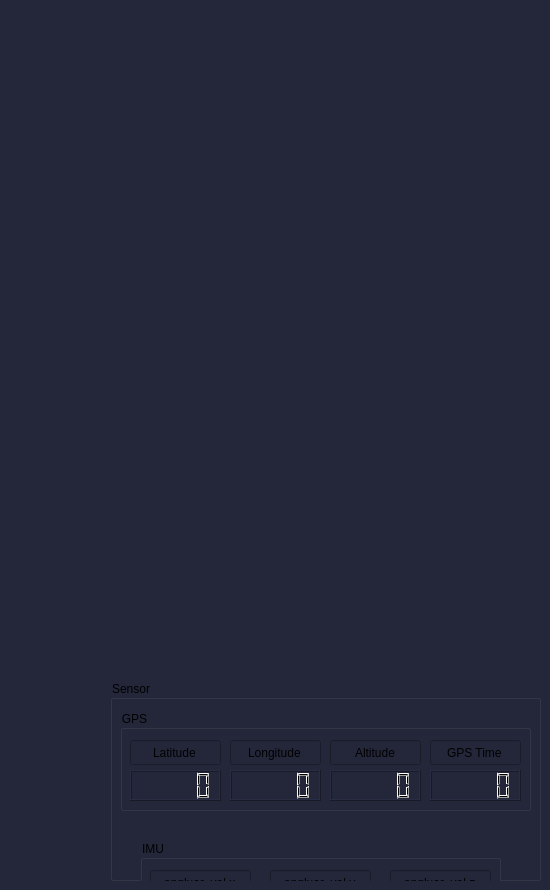
         <widget class="QWidget" name="sensor_tab">
          <property name="styleSheet">
           <string notr="true">background-color : rgb(36, 39, 58)</string>
          </property>
          <attribute name="icon">
           <iconset>
            <activeoff>:/gnb_sensor_off.png</activeoff>
            <activeon>:/gnb_sensor_on.png</activeon>
           </iconset>
          </attribute>
          <attribute name="title">
           <string notr="true"/>
          </attribute>
          <widget class="QGroupBox" name="sensor_groupbox">
           <property name="geometry">
            <rect>
             <x>110</x>
             <y>680</y>
             <width>431</width>
             <height>201</height>
            </rect>
           </property>
           <property name="title">
            <string>Sensor</string>
           </property>
           <widget class="QGroupBox" name="sensor_imu_groupbox">
            <property name="geometry">
             <rect>
              <x>30</x>
              <y>160</y>
              <width>361</width>
              <height>351</height>
             </rect>
            </property>
            <property name="title">
             <string>IMU</string>
            </property>
            <widget class="QLineEdit" name="sensor_imu_quaternion_x_text">
             <property name="geometry">
              <rect>
               <x>60</x>
               <y>190</y>
               <width>101</width>
               <height>25</height>
              </rect>
             </property>
             <property name="text">
              <string>Quaternion.x</string>
             </property>
             <property name="alignment">
              <set>Qt::AlignCenter</set>
             </property>
            </widget>
            <widget class="QLineEdit" name="sensor_imu_quaternion_z_text">
             <property name="geometry">
              <rect>
               <x>190</x>
               <y>190</y>
               <width>101</width>
               <height>25</height>
              </rect>
             </property>
             <property name="text">
              <string>Quaternion.z</string>
             </property>
             <property name="alignment">
              <set>Qt::AlignCenter</set>
             </property>
            </widget>
            <widget class="QLineEdit" name="sensor_imu_quaternion_w_text">
             <property name="geometry">
              <rect>
               <x>190</x>
               <y>270</y>
               <width>101</width>
               <height>25</height>
              </rect>
             </property>
             <property name="text">
              <string>Quaternion.w</string>
             </property>
             <property name="alignment">
              <set>Qt::AlignCenter</set>
             </property>
            </widget>
            <widget class="QLineEdit" name="sensor_imu_angular_vel_y_text">
             <property name="geometry">
              <rect>
               <x>130</x>
               <y>30</y>
               <width>101</width>
               <height>25</height>
              </rect>
             </property>
             <property name="text">
              <string>angluar_vel.y</string>
             </property>
             <property name="alignment">
              <set>Qt::AlignCenter</set>
             </property>
            </widget>
            <widget class="QLineEdit" name="sensor_imu_angular_vel_x_text">
             <property name="geometry">
              <rect>
               <x>10</x>
               <y>30</y>
               <width>101</width>
               <height>25</height>
              </rect>
             </property>
             <property name="text">
              <string>angluar_vel.x</string>
             </property>
             <property name="alignment">
              <set>Qt::AlignCenter</set>
             </property>
            </widget>
            <widget class="QLineEdit" name="sensor_imu_angular_vel_z_text">
             <property name="geometry">
              <rect>
               <x>250</x>
               <y>30</y>
               <width>101</width>
               <height>25</height>
              </rect>
             </property>
             <property name="text">
              <string>angluar_vel.z</string>
             </property>
             <property name="alignment">
              <set>Qt::AlignCenter</set>
             </property>
            </widget>
            <widget class="QLineEdit" name="sensor_imu_linear_accel_y_text">
             <property name="geometry">
              <rect>
               <x>130</x>
               <y>110</y>
               <width>101</width>
               <height>25</height>
              </rect>
             </property>
             <property name="text">
              <string>linear_accel.y</string>
             </property>
             <property name="alignment">
              <set>Qt::AlignCenter</set>
             </property>
            </widget>
            <widget class="QLineEdit" name="sensor_imu_linear_accel_z_text">
             <property name="geometry">
              <rect>
               <x>250</x>
               <y>110</y>
               <width>101</width>
               <height>25</height>
              </rect>
             </property>
             <property name="text">
              <string>linear_accel.z</string>
             </property>
             <property name="alignment">
              <set>Qt::AlignCenter</set>
             </property>
            </widget>
            <widget class="QLineEdit" name="sensor_imu_linear_accel_x_text">
             <property name="geometry">
              <rect>
               <x>10</x>
               <y>110</y>
               <width>101</width>
               <height>25</height>
              </rect>
             </property>
             <property name="text">
              <string>linear_accel.x</string>
             </property>
             <property name="alignment">
              <set>Qt::AlignCenter</set>
             </property>
            </widget>
            <widget class="QLineEdit" name="sensor_imu_quaternion_y_text">
             <property name="geometry">
              <rect>
               <x>60</x>
               <y>270</y>
               <width>101</width>
               <height>25</height>
              </rect>
             </property>
             <property name="text">
              <string>Quaternion.y</string>
             </property>
             <property name="alignment">
              <set>Qt::AlignCenter</set>
             </property>
            </widget>
            <widget class="QLCDNumber" name="sensor_imu_angular_vel_y_lcd">
             <property name="geometry">
              <rect>
               <x>130</x>
               <y>60</y>
               <width>101</width>
               <height>31</height>
              </rect>
             </property>
            </widget>
            <widget class="QLCDNumber" name="sensor_imu_angular_vel_z_lcd">
             <property name="geometry">
              <rect>
               <x>250</x>
               <y>60</y>
               <width>101</width>
               <height>31</height>
              </rect>
             </property>
            </widget>
            <widget class="QLCDNumber" name="sensor_imu_angular_vel_x_lcd">
             <property name="geometry">
              <rect>
               <x>10</x>
               <y>60</y>
               <width>101</width>
               <height>31</height>
              </rect>
             </property>
            </widget>
            <widget class="QLCDNumber" name="sensor_imu_linear_accel_x_lcd">
             <property name="geometry">
              <rect>
               <x>10</x>
               <y>140</y>
               <width>101</width>
               <height>31</height>
              </rect>
             </property>
            </widget>
            <widget class="QLCDNumber" name="sensor_imu_linear_accel_z_lcd">
             <property name="geometry">
              <rect>
               <x>250</x>
               <y>140</y>
               <width>101</width>
               <height>31</height>
              </rect>
             </property>
            </widget>
            <widget class="QLCDNumber" name="sensor_imu_linear_accel_y_lcd">
             <property name="geometry">
              <rect>
               <x>130</x>
               <y>140</y>
               <width>101</width>
               <height>31</height>
              </rect>
             </property>
            </widget>
            <widget class="QLCDNumber" name="sensor_imu_quaternion_z_lcd">
             <property name="geometry">
              <rect>
               <x>190</x>
               <y>220</y>
               <width>101</width>
               <height>31</height>
              </rect>
             </property>
            </widget>
            <widget class="QLCDNumber" name="sensor_imu_quaternion_x_lcd">
             <property name="geometry">
              <rect>
               <x>60</x>
               <y>220</y>
               <width>101</width>
               <height>31</height>
              </rect>
             </property>
            </widget>
            <widget class="QLCDNumber" name="sensor_imu_quaternion_y_lcd">
             <property name="geometry">
              <rect>
               <x>60</x>
               <y>300</y>
               <width>101</width>
               <height>31</height>
              </rect>
             </property>
            </widget>
            <widget class="QLCDNumber" name="sensor_imu_quaternion_w_lcd">
             <property name="geometry">
              <rect>
               <x>190</x>
               <y>300</y>
               <width>101</width>
               <height>31</height>
              </rect>
             </property>
            </widget>
           </widget>
           <widget class="QGroupBox" name="sensor_gps_groupbox">
            <property name="geometry">
             <rect>
              <x>10</x>
              <y>30</y>
              <width>411</width>
              <height>101</height>
             </rect>
            </property>
            <property name="title">
             <string>GPS</string>
            </property>
            <widget class="QLineEdit" name="sensor_gps_latitude_text">
             <property name="geometry">
              <rect>
               <x>10</x>
               <y>30</y>
               <width>91</width>
               <height>25</height>
              </rect>
             </property>
             <property name="text">
              <string>Latitude</string>
             </property>
             <property name="alignment">
              <set>Qt::AlignCenter</set>
             </property>
            </widget>
            <widget class="QLCDNumber" name="sensor_gps_latitude_lcd">
             <property name="geometry">
              <rect>
               <x>10</x>
               <y>60</y>
               <width>91</width>
               <height>31</height>
              </rect>
             </property>
            </widget>
            <widget class="QLineEdit" name="sensor_gps_longitude_text">
             <property name="geometry">
              <rect>
               <x>110</x>
               <y>30</y>
               <width>91</width>
               <height>25</height>
              </rect>
             </property>
             <property name="text">
              <string>Longitude</string>
             </property>
             <property name="alignment">
              <set>Qt::AlignCenter</set>
             </property>
            </widget>
            <widget class="QLCDNumber" name="sensor_gps_longitude_lcd">
             <property name="geometry">
              <rect>
               <x>110</x>
               <y>60</y>
               <width>91</width>
               <height>31</height>
              </rect>
             </property>
            </widget>
            <widget class="QLineEdit" name="sensor_gps_time_text">
             <property name="geometry">
              <rect>
               <x>310</x>
               <y>30</y>
               <width>91</width>
               <height>25</height>
              </rect>
             </property>
             <property name="text">
              <string>GPS Time</string>
             </property>
             <property name="alignment">
              <set>Qt::AlignCenter</set>
             </property>
            </widget>
            <widget class="QLineEdit" name="sensor_gps_altitude_text">
             <property name="geometry">
              <rect>
               <x>210</x>
               <y>30</y>
               <width>91</width>
               <height>25</height>
              </rect>
             </property>
             <property name="text">
              <string>Altitude</string>
             </property>
             <property name="alignment">
              <set>Qt::AlignCenter</set>
             </property>
            </widget>
            <widget class="QLCDNumber" name="sensor_gps_altitude_lcd">
             <property name="geometry">
              <rect>
               <x>210</x>
               <y>60</y>
               <width>91</width>
               <height>31</height>
              </rect>
             </property>
            </widget>
            <widget class="QLCDNumber" name="sensor_gps_time_lcd">
             <property name="geometry">
              <rect>
               <x>310</x>
               <y>60</y>
               <width>91</width>
               <height>31</height>
              </rect>
             </property>
            </widget>
           </widget>
          </widget>
         </widget>
